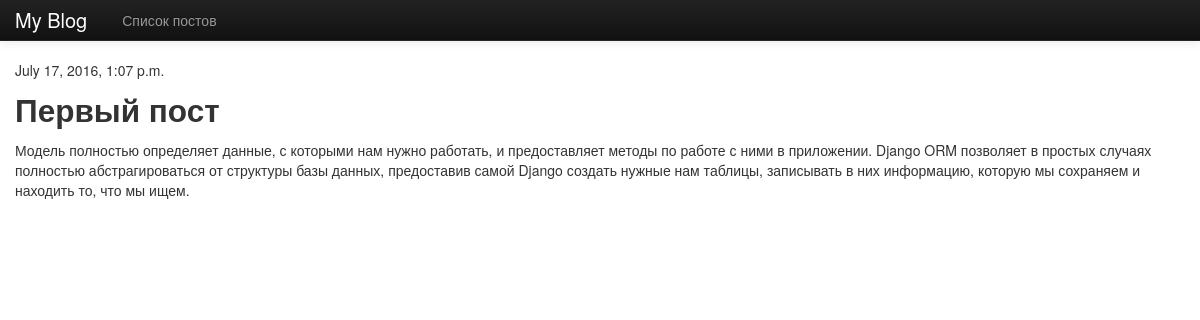
/1/, run on the app's committed database.
### blog/models.py (models this page shows, shortened)
class Post(models.Model):
    author = models.ForeignKey('auth.User')
    title = models.CharField(max_length=200)
    text = models.TextField()
    created_date = models.DateTimeField(
            default=timezone.now)
    published_date = models.DateTimeField(
            blank=True, null=True)

### blog/views.py (the view)
# urls.py: url(r'^(?P<pk>\d+)/$', PostDetailView.as_view()),
class PostDetailView(DetailView):
    model = Post

### blog/templates/blog/post_detail.html (shortened to what this page needs)
 {% extends 'blog/base.html' %}
{% block content %}
    <p>{{ post.published_date }}</p>
    <h2>{{ post.title }}</h2>
    <p>{{ post.text }}</p>
    {% load disqus_tags %}
{% endblock %}

### blog/templates/blog/base.html (style rules this page uses)
body { padding-top: 60px; }

### data on the page
Post: published_date "July 17, 2016, 1:07 p.m.", title "Первый пост", text "Модель полностью определяет данные, с которыми нам нужно работать, и предоставляет методы по работе с ними в приложении. Django ORM позволяет в простых случаях полностью абстрагироваться от структуры базы данных, предоставив самой Django создать нужные нам таблицы, записывать в них информацию, которую мы сохраняем и находить то, что мы ищем."
